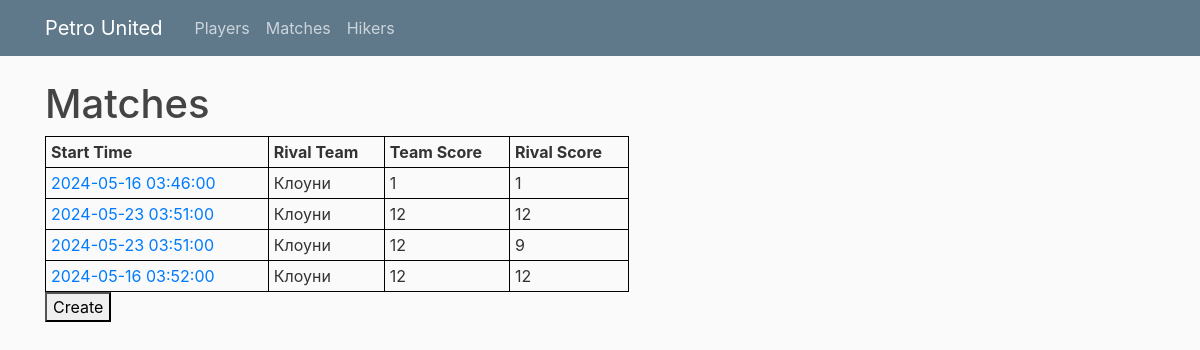
Screenshot of /matches with the database file from the repository.
### main/models.py (models this page shows, shortened)
class Match(Base):
    __tablename__ = "match"
    match_id = Column(Integer, unique=True, nullable=False, primary_key=True)
    start_time = Column(DateTime, nullable=False)
    rival_team = Column(String, nullable=False)
    team_score = Column(Integer, nullable=False, default=0)
    rival_score = Column(Integer, nullable=False, default=0)
    statistics = relationship("Statistic", back_populates="match")
    highlights = relationship("Highlight", back_populates="match")

### main/routes.py (the view)
@app.route("/matches", methods = ["POST", "GET"])
def matches_page():
    session = Session()
    matches = session.query(Match).all()
    return render_template("matches.html", matches = matches, title = "Matches")

### main/templates/matches.html (shortened to what this page needs)
    {% extends "layout.html" %}
    {% block content %}
        <h1>Matches</h1>
        <table id="myTable">
        <thead>
            <tr>
            <th>Start Time</th>
            <th>Rival Team</th>
            <th>Team Score</th>
            <th>Rival Score</th>
            </tr>
        </thead>
        <tbody>
        {% for match in matches %}
            <tr>
            <td><a class="mr-2" href="{{ url_for('match_page', match_id = match.match_id ) }}">{{ match.start_time.strftime("%Y-%m-%d %H:%M:%S") }}</a></td>
            <td>{{ match.rival_team }}</td>
            <td>{{ match.team_score }}</td>
            <td>{{ match.rival_score }}</td>
            </tr>
        {% endfor %}
        </tbody>
        </table>
        <div class="form-group">
            <a href="{{ url_for("create_match") }}">
                <button>Create</button>
            </a>
        </div>
    {% endblock content %}

### main/static/main.css (style rules this page uses)
body { background: #fafafa; color: #333333; margin-top: 5rem; }
h1, h2, h3, h4, h5, h6 { color: #444444; }

### main/templates/matches.html (style rules this page uses)
table { border: 1px solid black; width: 80%; border-collapse: collapse; }
th, td { border: 1px solid black; padding: 5px; white-space: nowrap; }

### rows the page displays
Match: start_time "2024-05-16 03:46:00", rival_team "Клоуни", team_score "1", rival_score "1"
Match: start_time "2024-05-23 03:51:00", rival_team "Клоуни", team_score "12", rival_score "12"
Match: start_time "2024-05-23 03:51:00", rival_team "Клоуни", team_score "12", rival_score "9"
Match: start_time "2024-05-16 03:52:00", rival_team "Клоуни", team_score "12", rival_score "12"
